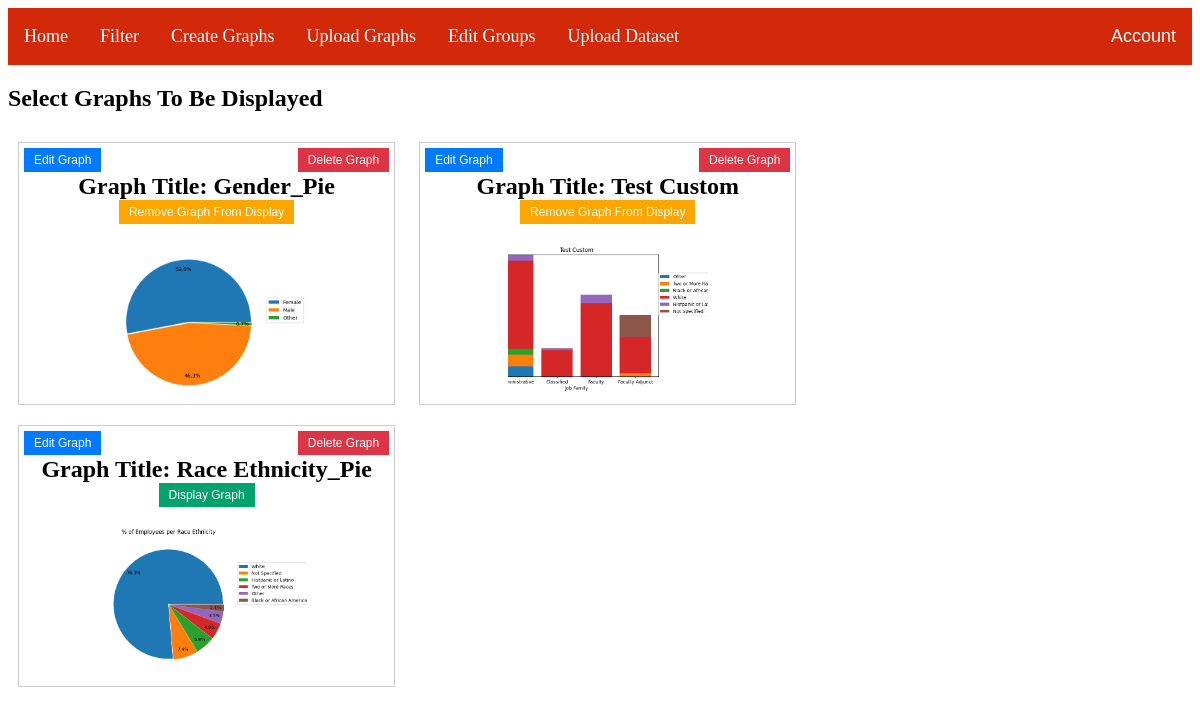
The page /uploadGraphs (signed in) on the database its author committed.
### main.py (models this page shows)
class Graphs(db.Model):
    id = db.Column(db.Integer, primary_key=True)
    path = db.Column(db.String(100), nullable=False)
    title = db.Column(db.String(50), nullable=False)
    description = db.Column(db.String(250), nullable=True)
    type = db.Column(db.String(20))
    useQuantity = db.Column(db.Boolean, default=False)
    currently_displayed = db.Column(db.Boolean, default=False, nullable=False)
    group_id = db.Column(db.Integer, db.ForeignKey('graphgroup.id'), nullable=True)

### main.py (the view)
@app.route("/uploadGraphs", methods=['GET', 'POST'])
@login_required
def selectGraphsForDashboard():
    graphs = Graphs.query.all()
    return render_template('uploadGraphs.html', graphs=graphs)

### main.py (called while the page is built)
@login_manager.user_loader
def load_user(uid):
    return User.query.get(uid)

### templates/uploadGraphs.html (shortened to what this page needs)
{% extends 'base.html' %}
{% block content %}
<head>
</head>
<body>
<h2>Select Graphs To Be Displayed</h2>
{% for graph in graphs %}
    <div class="graph-container" data-graph-id="{{ graph.id }}">
        <h2>Graph Title: {{ graph.title }}
            <button class="edit-button">Edit Graph</button>
            <button class="delete-button">Delete Graph</button>
            <br>
            {% if graph.currently_displayed %} <button class="remove-display-graph-button">Remove Graph From Display</button>
            {% else %} <button class="display-graph-button">Display Graph</button> {% endif %}
        </h2>
        <div class="image-container">
            <img src="{{ graph.path }}" class="thumbnail-img">
        </div>
    </div>
{% endfor %}
</body>
{% endblock %}

### templates/base.html (shortened to what this page needs)
<html>
<head>
    <!DOCTYPE html>
    <link href="/static/style.css" rel="stylesheet">
</head>
{% if current_user.is_authenticated %}
<body>
    <nav>
        <ul>
            <li><a href='/'>Home</a></li>
            <li><a href='/filterGraphs'>Filter</a></li>
            <li><a href='/createGraph'>Create Graphs</a></li>
            <li><a href='/uploadGraphs'>Upload Graphs</a></li>
            <li><a href='/editGroups'>Edit Groups</a></li>
            <li><a href='/uploadDataset'>Upload Dataset</a></li>
            <div class="dropdown">
                <button class="dropbtn">Account  </button>
            </div>
        </ul>
    </nav>
</body>
{% endif %}
{% block content %}
{% endblock %}
</html>

### static/style.css (style rules this page uses)
ul { list-style-type: none; margin: 0; padding: 0; overflow: hidden; background-color: #d1290a; }
li { float: left; }
li a { display: block; color: white; text-align: center; padding: 18px 16px; text-decoration: none; font-size: 18px; }
.dropdown { float: left; overflow: hidden; float: right; }
.dropdown .dropbtn { font-size: 18px; color: white; background-color: #d1290a; border: none; padding: 18px 16px; }

### templates/base.html (style rules this page uses)
nav { position: sticky; top: 0; background-color: #333; z-index: 1; }

### templates/uploadGraphs.html (style rules this page uses)
.edit-button { position: absolute; top: 5px; left: 5px; background-color: #007bff; color: white; border: none; padding: 5px 10px; font-size: 12px; cursor: pointer; }
.delete-button { position: absolute; top: 5px; right: 5px; background-color: #dc3545; color: white; border: none; padding: 5px 10px; font-size: 12px; cursor: pointer; }
.graph-container { display: inline-block; width: 30%; margin: 10px; border: 1px solid #ccc; padding: 10px; text-align: center; position: relative; }
.thumbnail-img { width: 200px; height: 150px; object-fit: cover; }
.remove-display-graph-button { position: center; top: 5px; background-color: #FFA500; color: white; border: none; padding: 5px 10px; font-size: 12px; cursor: pointer; }
.display-graph-button { position: center; top: 5px; background-color: #00A36C; color: white; border: none; padding: 5px 10px; font-size: 12px; cursor: pointer; }

### rows shown on the page
Graphs: title "Gender_Pie", currently_displayed "Remove Graph From Display", path (picture)
Graphs: title "Test Custom", currently_displayed "Remove Graph From Display", path (picture)
Graphs: title "Race Ethnicity_Pie", currently_displayed "Display Graph", path (picture)
